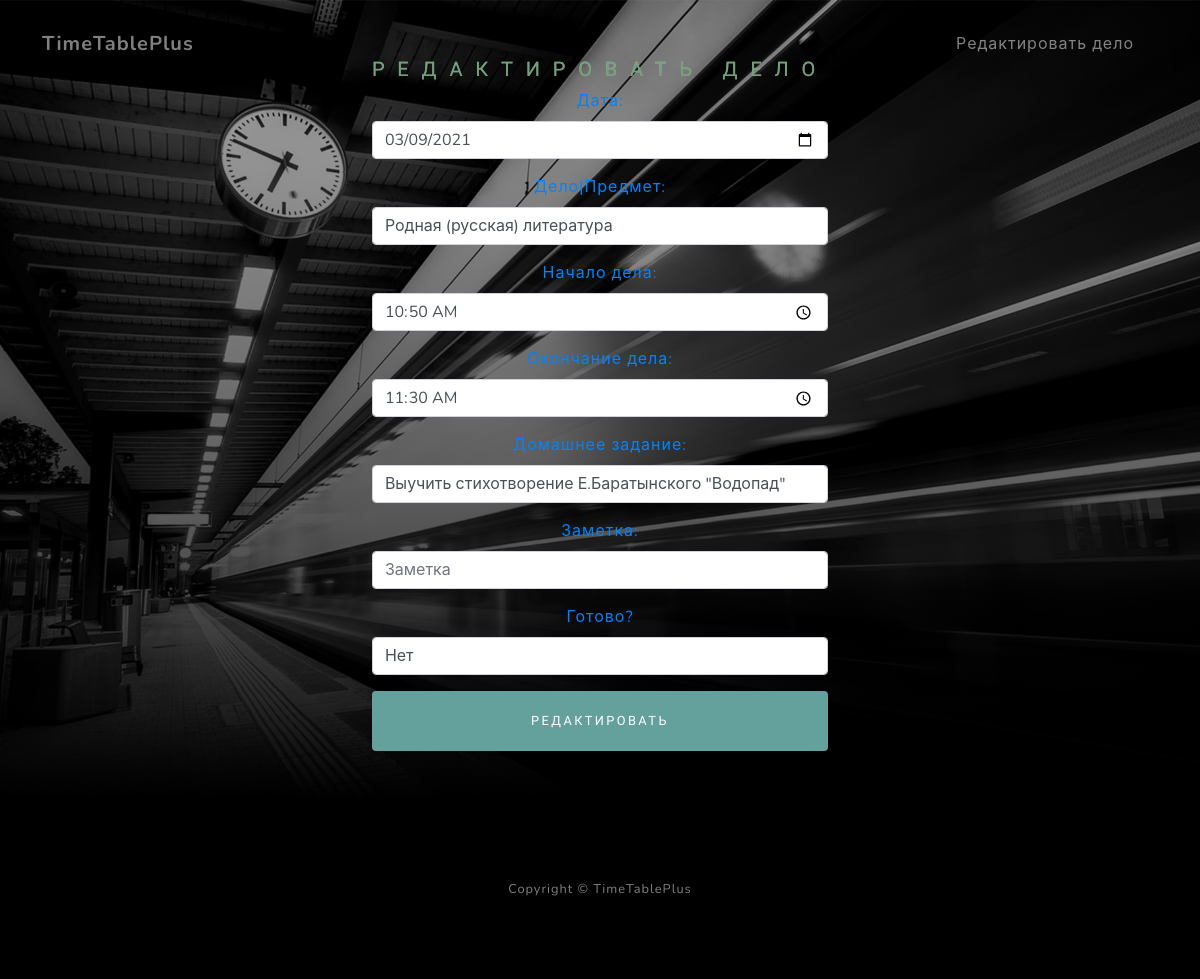
Page /schedule/edit/3/ (signed in) on the committed database.
### Schedule/models.py (models this page shows, shortened)
class Schedule(models.Model):
    user = models.ForeignKey(User, on_delete=models.CASCADE, verbose_name='id пользователя', unique=False, help_text='Id пользователя должен быть в виде одного числа', null=True)
    time_start = models.TimeField(verbose_name='время начала', max_length=50, unique=False)
    time_end = models.TimeField(verbose_name='время конца', max_length=50, unique=False)
    date = models.DateField(verbose_name='дата', unique=False, null=True)
    affair = models.CharField(verbose_name='дело', max_length=200, unique=False, help_text='Дела должны быть в виде обычного текста', blank=False)
    note = models.CharField(verbose_name='заметка', max_length=200, unique=False, help_text='Заметки должны быть в виде обычного текста', blank=True)
    homework = models.CharField(verbose_name='домашнее задание', max_length=200, unique=False, default=None, help_text='Домашнее задание должны быть в виде обычного текста',
                                blank=True)
    is_ready = models.BooleanField(verbose_name='готово?', default=False, help_text='Готово? принимает только значение True или False')
    class Meta:
        managed = True
        verbose_name = 'расписание'
        ordering = ['date', ]

### Schedule/views.py (the view, shortened to what this page needs)
# urls.py: path('edit/<int:pk>/', UpdateAffairSchedule.as_view(), name='update_schedule'),
class UpdateAffairSchedule(SuccessMessageMixin, LoginRequiredMixin, UserPassesTestMixin, UpdateView):
    model = Schedule
    template_name = 'Schedule/update_schedule.html'
    form_class = CreateAffairScheduleForm
    @logger.catch
    def test_func(self):
        obj = Schedule.objects.get(pk=self.kwargs['pk'])
        if obj.user.id == self.request.user.id:
            return True
        elif self.request.user.is_staff:
            return True

### Schedule/templates/Schedule/update_schedule.html (shortened to what this page needs)
{% extends 'base.html' %}
{% load static %}
{% block add_settings %}
    <link href="{% static 'TimeTable/css/styles.css' %}" rel="stylesheet"/>
{% endblock %}
{% block content %}
    <nav class="navbar navbar-expand-lg navbar-light" id="mainNav"
         style="position: absolute; z-index: 100; align-items: center;
    justify-content: space-between;top: 0;right: 0;left: 0;">
        <div class="container">
            <a class="navbar-brand" href="{% url 'main_page' %}">TimeTablePlus</a>
            <div class="collapse navbar-collapse" id="navbarResponsive">
                <ul class="navbar-nav ml-auto">
                    <li class="nav-item"><a class="nav-link" href="#edit_affair">Редактировать дело</a></li>
                </ul>
            </div>
        </div>
    </nav>
    <header class="masthead" id="edit_affair">
        <div class="container d-flex h-100 align-items-center">
            <div class="mx-auto text-center">
                <h2 class="mx-auto my-0 text-uppercase masthead_h1_custom" style="color: #71a37b;">Редактировать
                    дело</h2>
                <form method="post">
                    {{ form.as_p }}
                    <button type="submit" class="btn btn-primary btn-block">Редактировать</button>
                </form>
            </div>
        </div>
    </header>
    <footer class="footer bg-black small text-center text-white-50">
        <div class="container">Copyright © TimeTablePlus</div>
    </footer>
{% endblock %}

### rows in the picture
Schedule: date "03/09/2021", affair "Родная (русская) литература", time_start "10:50:00", time_end "11:30:00", homework "Выучить стихотворение Е.Баратынского \"Водопад\"", is_ready "Нет"
